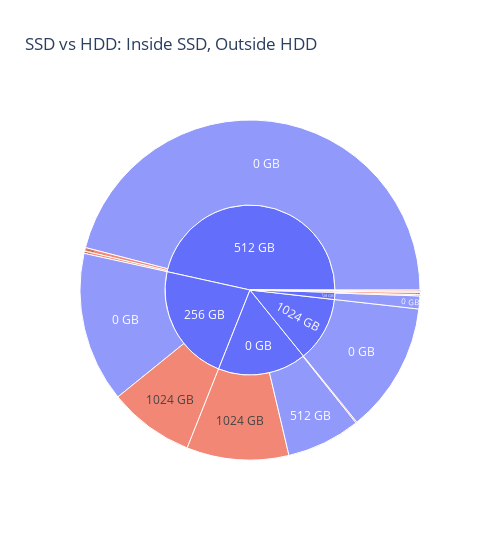

The code cell stored with this chart in its notebook:
### Code cell
fig = px.sunburst(df, path=['ssd', 'hdd'], color='os',title='SSD vs HDD: Inside SSD, Outside HDD ',width=500)
fig.show()

### Figure 1 — Plotly figure (JSON) as saved in the notebook; plotly's stock layout.template omitted (floating-point values rounded to 4 significant figures)
{"data": [{"branchvalues": "total", "customdata": [["(?)"], ["Windows"], ["(?)"], ["Windows"], ["(?)"], ["(?)"], ["(?)"], ["Windows"], ["(?)"], ["Windows"], ["Windows"], ["Windows"], ["Windows"], ["Windows"], ["(?)"], ["Windows"], ["Windows"], ["(?)"], ["Windows"], ["(?)"], ["Windows"], ["(?)"]], "domain": {"x": [0, 1], "y": [0, 1]}, "hovertemplate": "labels=%{label}<br>count=%{value}<br>parent=%{parent}<br>id=%{id}<br>os=%{customdata[0]}<extra></extra>", "ids": ["1024 GB/0 GB", "3072 GB", "256 GB", "2048 GB", "128 GB", "1024 GB", "0 GB", "512 GB/512 GB", "0 GB/512 GB", "0 GB/2048 GB", "512 GB/1024 GB", "256 GB/1024 GB", "128 GB/1024 GB", "0 GB/1024 GB", "512 GB/0 GB", "32 GB/0 GB", "3072 GB/0 GB", "256 GB/0 GB", "2048 GB/0 GB", "128 GB/0 GB", "32 GB", "512 GB"], "labels": ["0 GB", "3072 GB", "256 GB", "2048 GB", "128 GB", "1024 GB", "0 GB", "512 GB", "512 GB", "2048 GB", "1024 GB", "1024 GB", "1024 GB", "1024 GB", "0 GB", "0 GB", "0 GB", "0 GB", "0 GB", "0 GB", "32 GB", "512 GB"], "marker": {"colors": ["#636efa", "#EF553B", "#636efa", "#EF553B", "#636efa", "#636efa", "#636efa", "#EF553B", "#636efa", "#EF553B", "#EF553B", "#EF553B", "#EF553B", "#EF553B", "#636efa", "#EF553B", "#EF553B", "#636efa", "#EF553B", "#636efa", "#EF553B", "#636efa"]}, "name": "", "parents": ["1024 GB", "", "", "", "", "", "", "512 GB", "0 GB", "0 GB", "512 GB", "256 GB", "128 GB", "0 GB", "512 GB", "32 GB", "3072 GB", "256 GB", "2048 GB", "128 GB", "", ""], "type": "sunburst", "values": [111, 1, 201, 2, 12, 111, 151, 2, 63, 1, 3, 73, 1, 87, 412, 1, 1, 128, 2, 11, 1, 417]}], "layout": {"legend": {"tracegroupgap": 0}, "title": {"text": "SSD vs HDD: Inside SSD, Outside HDD "}, "width": 500}}
